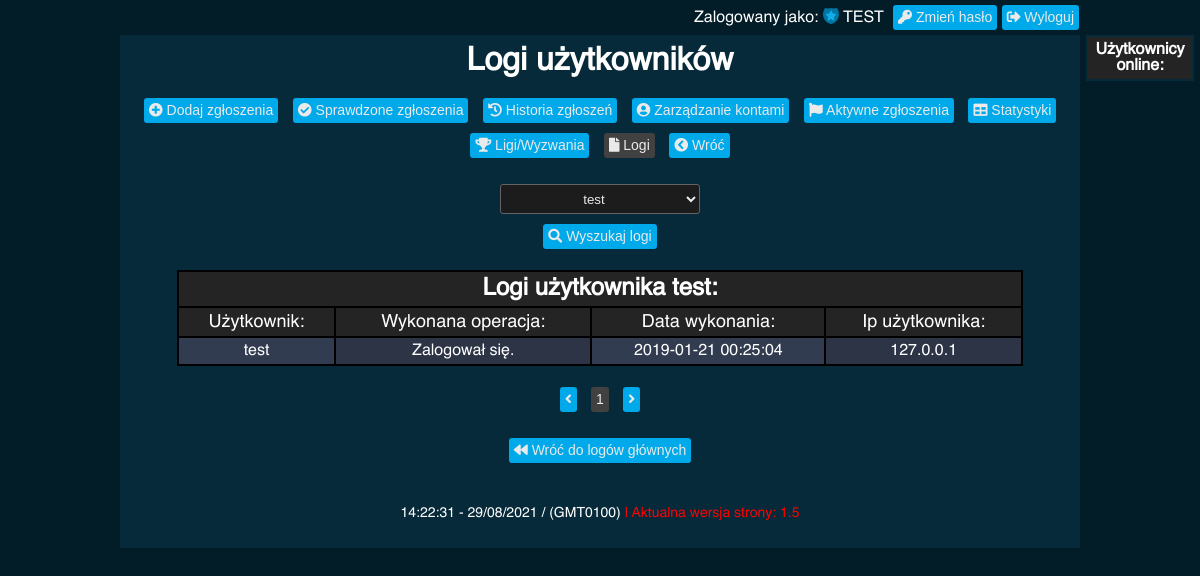
The app's page /logs.php?login=test (signed in) with its own data.
### tables this page shows
CREATE TABLE `logs` (
  `id` int(10) UNSIGNED ZEROFILL NOT NULL,
  `u_id` int(3) UNSIGNED ZEROFILL DEFAULT NULL,
  `login` varchar(32) DEFAULT NULL,
  `action` varchar(255) DEFAULT NULL,
  `actiondate` datetime DEFAULT NULL,
  `ip` varchar(100) DEFAULT NULL
);

### logs.php (the view, shortened to what this page needs)
<?php
    $flag = 0;
    if(isset($_COOKIE['auth_token']) && isset($_COOKIE['auth_login'])){
        include "connect.php";
		$login = $_COOKIE['auth_login'];
        $token = $_COOKIE['auth_token'];
        $limit = 15;
        if(!empty($_GET['page'])){
            $page = $_GET['page'];
        }else{
            $page = 1;
        }
        $flag = 1;
        $adminQuery = "select permission from users where login='".$login."' and token='".$token."'";
		$adminDoQuery = mysqli_query($con, $adminQuery);
		if(mysqli_num_rows($adminDoQuery)){
			while($adminScore = mysqli_fetch_assoc($adminDoQuery))
				$permission = $adminScore['permission'];
        }
    }
?>
<!DOCTYPE html>
<html lang="pl">
<head>
    <link href="css/style.css" rel="stylesheet" type="text/css">
    <link rel="stylesheet" href="https://use.fontawesome.com/releases/v5.6.3/css/all.css">
</head>
<body onload="startTime()">
    <div id="con-rep">
            <?php
                if(!isset($_COOKIE['auth_token']) && !isset($_COOKIE['auth_login'])){
                    echo "<nav>
                        <a href='index.php'><img src='img/esportal_white.png' alt='esportal_logo_black' /></a>
                    </nav>
                    <header class='dark-theme'>
                        <div id='title'>
                            Overwatchers Panel<span id='beta'>.BETA</span>
                        </div>
                    </header>
                    <section>
                    <span id='noneperm'>Nie posiadasz uprawnień do przeglądania tej strony!</span><br />
                    <a href='index.php'><button class='offsite'>Strona główna</button></a>
                    </section>";
                }
                else{
                    echo "<div id='acc'>
                    <p>Zalogowany jako: ";
                    if($permission == 1)
                        echo "<img src='img/admin.png' alt='admin' class='iconAcc'>";
                    echo"<span class='accTheme'>".$login."</span>
                    <a href='changepass.php'><button class='buttonDark' id='change'><i class='fa fa-key'></i> Zmień hasło</button></a>
                    <a href='logout.php'><button class='buttonDark'><i class='fa fa-sign-out-alt'></i> Wyloguj</button></a>
                    </p></div>
                    <div id='logs' class='dark-theme'>
                    <h1>Logi użytkowników</h1><br />
                    ";
                    if($permission == 1){
                        echo "
                        <a href='addreport.php'><button class='buttonDark'><i class='fa fa-plus-circle'></i> Dodaj zgłoszenia</button></a>
                        <a href='reportdone.php'><button class='buttonDark'><i class='fa fa-check-circle'></i> Sprawdzone zgłoszenia</button></a>
                        <a href='history.php'><button class='buttonDark'><i class='fa fa-history'></i> Historia zgłoszeń</button></a>
                        <a href='account.php'><button class='buttonDark'><i class='fa fa-user-circle'></i> Zarządzanie kontami</button></a>
                        <a href='pending.php'><button class='buttonDark'><i class='fa fa-flag'></i> Aktywne zgłoszenia</button></a>
                        <a href='stats.php'><button class='buttonDark'><i class='fa fa-table'></i> Statystyki</button></a>
                        <a href='leagues.php'><button class='buttonDark'><i class='fa fa-trophy'></i> Ligi/Wyzwania</button></a>
                        <a href='logs.php'><button class='buttonDark active'><i class='fa fa-file' aria-hidden='true'></i> Logi</button></a>
                        <a href='admin.php'><button class='buttonDark'><i class='fa fa-chevron-circle-left'></i> Wróć</button></a><br /><br />";
                        if($flag == 1){
                            include "connect.php";
                            $userSelect = "SELECT login from users ORDER BY login asc";
                            $userDoSelect = mysqli_query($con, $userSelect);
                            echo
                                "
                                <form action='logs.php' method='GET'>
                                    <select name='login' class='selectInput'>
                                ";
                            if(mysqli_num_rows($userDoSelect)){
                                while($uScore = mysqli_fetch_array($userDoSelect)){
                                    echo "<option value='".$uScore['login']."' >".$uScore['login']."</option>";
                                }
                            }
                            echo "
                                        </select><br />
                                        <button type='submit' class='buttonDark'><i class='fas fa-search'></i> Wyszukaj logi</button>
                                    </form><br />";
                            if(!empty($_GET['login'])){
                                $userLogs = $_GET['login'];
                            }
                            if(!empty($userLogs)){
                                $countQuery = "select count(*) as count from logs where login='".$_GET['login']."'";
                                $countDoQuery = mysqli_query($con, $countQuery);
                                if(mysqli_num_rows($countDoQuery)){
                                    while($countScore = mysqli_fetch_array($countDoQuery)){
                                        $count = $countScore['count'];
                                    }
                                }
                                $site = ($count/$limit);
                                echo
                                    "
                                    <table>
                                        <thead>
                                            <tr>
                                                <th colspan='4'>Logi użytkownika ".$_GET['login'].":</th>
                                            </tr>
                                        </thead>
                                    <tbody>
                                        <tr class='first'>
                                            <td>Użytkownik:</td>
                                            <td>Wykonana operacja:</td>
                                            <td>Data wykonania:</td>
                                            <td>Ip użytkownika:</td>
                                        </tr>
                                    ";
                                $lastQuery = "SELECT login, action, actiondate, ip from logs where login='".$_GET['login']."' ORDER BY id desc LIMIT ".($page-1)*$limit.",".$limit;
                                $lastDoQuery = mysqli_query($con, $lastQuery);
                                if(mysqli_num_rows($lastDoQuery)){
                                    while($lastScore = mysqli_fetch_array($lastDoQuery)){
                                        echo
                                            "
                                            <tr>
                                                <td>".$lastScore['login']."</td>
                                                <td>".$lastScore['action']."</td>
                                                <td>".$lastScore['actiondate']."</td>
                                                <td>".$lastScore['ip']."</td>
                                            </tr>
                                            ";
                                    }
                                }
                            }
                            echo "
                                    </tbody>
                                </table><br />
                                ";
                            if(!empty($userLogs)){
                                if($page > 1)
                                    echo "<a href='logs.php?login=".$_GET['login']."&page=".($page-1)."'><button class='buttonDark'><i class='fas fa-angle-left'></i></button></a>
                                    ";
                                else
                                    echo "<button class='buttonDark'><i class='fas fa-angle-left'></i></button>
                                    ";
                                for($k = 1; $k < $site + 1; $k++){
                                    if($k == $page)
                                        echo "<a href='logs.php?login=".$_GET['login']."&page=".$k."'><button class='buttonDark active'>".$k."</button></a>";
                                    else
                                        echo "<a href='logs.php?login=".$_GET['login']."&page=".$k."'><button class='buttonDark'>".$k."</button></a>";
                                }
                                if($page > $site)
                                    echo "
                                        <button class='buttonDark'><i class='fas fa-angle-right'></i></button>";
                                    else
                                        echo "
                                        <a href='logs.php?login=".$_GET['login']."&page=".($page+1)."'><button class='buttonDark'><i class='fas fa-angle-right'></i></button></a>";
                                echo "<br /><br /><a href='logs.php'><button class='buttonDark'><i class='fas fa-backward'></i> Wróć do logów głównych</button></a>";
                            }
                        }
                    }
                }
            ?>
        <footer class="dark-theme">
            <span id="time"></span>
            <?php
                echo $timestamp = date(' - d/m/Y').' / (GMT0100)';
                include "ver.php";
            ?>
        </footer>
    </div>
    <div id='activity'>
            <?php
            if($flag == 1){
                echo
                    "
                    <table>
                        <thead>
                            <tr>
                                <th>Użytkownicy online:</th>
                            </tr>
                        </thead>
                        <tbody>
                    ";
                echo
                    "
                        </tbody>
                    </table>
                    ";
            }
            ?>
    </div>
</body>
</html>

### css/style.css (style rules this page uses)
* { padding: 0; margin: 0; }
body { font-family: helvetica; background-color: #031d28; height: 100%; color: white; }
#con-rep { width: 70%; margin: 0 auto; }
#acc { text-align: right; margin-right: -4px; }
#change { margin-right: -5px; }
#replays table tr:nth-child(n+2) td:nth-child(odd), #adminlist table tr:nth-child(n+2) td:nth-child(odd), #logs table tr:nth-child(n+2) td:nth-child(odd), .acc-logs table tr:nth-child(n+2) td:nth-child(odd) { background-color: #323C50; }
#replays table tr:nth-child(n+2) td:nth-child(even), #adminlist table tr:nth-child(n+2) td:nth-child(even), #logs table tr:nth-child(n+2) td:nth-child(even), .acc-logs table tr:nth-child(n+2) td:nth-child(even) { background-color: #2C3446; }
#con-rep table { margin: 0 auto; width: 100%; background-color: black; color: white; }
#leagues, #logs { padding: 10px; font-size: 16px; }
.selectInput { width: 200px; height: 30px; margin: 5px; padding: 2px; border: 1px solid #646464; border-radius: 3px; background-color: #1c1c1c; text-align: center; color: #eaeaea; }
.first { background-color: #242424; font-size: 18px; margin: 2px; }
.dark-theme { background-color: #062a3a; color: white; text-align: center; }
.accTheme { text-transform: uppercase; }
.buttonDark { line-height: 15px; margin: 5px; padding: 5px; background-color: #00a9e9; color: #eaeaea; border: none; border-radius: 3px; transition: 0.3s; font-size: 14px; }
.active { background-color: #414141; }
.iconAcc { width: 16px; margin-bottom: -2px; margin-right: 4px; }
#activity { position: absolute; left: 86%; top: 35px; width: 13%; float: right; margin-right: 1%; }
#activity table { width: 100%; background-color: #062a3a; margin-left: auto; margin-right: auto; }
#activity table thead { background-color: #242424; padding: 5px; }
#activity table tr td, #activity table tr th, #logs table tr td, #logs table tr th { padding: 5px; }
#logs { text-align: center; }
#logs table, .acc-logs { width: 90%; background-color: #000; margin-left: auto; margin-right: auto; }
#logs table thead, .acc-logs table thead, #myacc-stats table thead { background-color: #242424; padding: 5px; font-size: 24px; }
#logs table tbody td { padding: 5px; }
footer { clear: both; font-size: 14px; line-height: 50px; text-align: center; position: relative; bottom: 0; }
@media screen and (max-width: 1600px) { #con-rep { width: 80%; margin: 0 auto; } }
@media screen and (max-width: 1600px) { #activity { position: absolute; left: 90.5%; top: 35px; width: 9%; float: right; } }

### records on screen
logs: login "test", action "Zalogował się.", actiondate "2019-01-21 00:25:04", ip "127.0.0.1"

### other values on screen
$login "TEST"
$_GET['login'] "test"
$version "1.5"
form field login "test"
